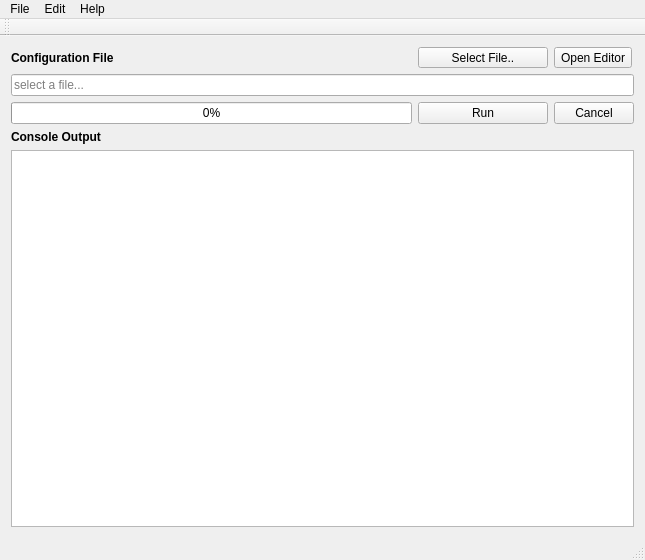
<?xml version="1.0" encoding="UTF-8"?>
<ui version="4.0">
 <class>RedactWindow</class>
 <widget class="QMainWindow" name="RedactWindow">
  <property name="geometry">
   <rect>
    <x>0</x>
    <y>0</y>
    <width>645</width>
    <height>560</height>
   </rect>
  </property>
  <property name="windowTitle">
   <string>Disk Image Redaction</string>
  </property>
  <widget class="QWidget" name="centralWidget">
   <layout class="QGridLayout" name="gridLayout">
    <item row="1" column="0" colspan="5">
     <widget class="QLineEdit" name="SelectConfigEdit">
      <property name="enabled">
       <bool>true</bool>
      </property>
      <property name="readOnly">
       <bool>true</bool>
      </property>
      <property name="placeholderText">
       <string>select a file...</string>
      </property>
     </widget>
    </item>
    <item row="0" column="3">
     <widget class="QToolButton" name="SelectConfigTool">
      <property name="sizePolicy">
       <sizepolicy hsizetype="Preferred" vsizetype="Preferred">
        <horstretch>0</horstretch>
        <verstretch>0</verstretch>
       </sizepolicy>
      </property>
      <property name="text">
       <string>Select File..</string>
      </property>
     </widget>
    </item>
    <item row="3" column="0">
     <widget class="QLabel" name="ProgressLabel">
      <property name="font">
       <font>
        <weight>75</weight>
        <bold>true</bold>
       </font>
      </property>
      <property name="text">
       <string>Console Output</string>
      </property>
     </widget>
    </item>
    <item row="0" column="4">
     <widget class="QToolButton" name="OpenConfigEditorButton">
      <property name="text">
       <string>Open Editor</string>
      </property>
     </widget>
    </item>
    <item row="0" column="0">
     <widget class="QLabel" name="SelectConfigLabel">
      <property name="font">
       <font>
        <weight>75</weight>
        <italic>false</italic>
        <bold>true</bold>
       </font>
      </property>
      <property name="text">
       <string>Configuration File</string>
      </property>
     </widget>
    </item>
    <item row="4" column="0" colspan="5">
     <widget class="QTextEdit" name="textEdit">
      <property name="readOnly">
       <bool>true</bool>
      </property>
     </widget>
    </item>
    <item row="2" column="4">
     <widget class="QPushButton" name="CancelButton">
      <property name="text">
       <string>Cancel</string>
      </property>
     </widget>
    </item>
    <item row="2" column="3">
     <widget class="QPushButton" name="RunButton">
      <property name="text">
       <string>Run</string>
      </property>
     </widget>
    </item>
    <item row="2" column="0" colspan="3">
     <widget class="QProgressBar" name="RedactionProgress">
      <property name="sizePolicy">
       <sizepolicy hsizetype="Preferred" vsizetype="Fixed">
        <horstretch>0</horstretch>
        <verstretch>0</verstretch>
       </sizepolicy>
      </property>
      <property name="maximum">
       <number>100</number>
      </property>
      <property name="value">
       <number>0</number>
      </property>
      <property name="textVisible">
       <bool>true</bool>
      </property>
     </widget>
    </item>
   </layout>
  </widget>
  <widget class="QMenuBar" name="menuBar">
   <property name="geometry">
    <rect>
     <x>0</x>
     <y>0</y>
     <width>645</width>
     <height>28</height>
    </rect>
   </property>
   <widget class="QMenu" name="menuFile">
    <property name="title">
     <string>File</string>
    </property>
    <addaction name="actionExit"/>
   </widget>
   <widget class="QMenu" name="menuEdit">
    <property name="title">
     <string>Edit</string>
    </property>
    <addaction name="actionCopy"/>
    <addaction name="actionCut"/>
    <addaction name="actionPaste"/>
   </widget>
   <widget class="QMenu" name="menuHelp">
    <property name="title">
     <string>Help</string>
    </property>
    <addaction name="actionAbout_bca_redtools"/>
   </widget>
   <addaction name="menuFile"/>
   <addaction name="menuEdit"/>
   <addaction name="menuHelp"/>
  </widget>
  <widget class="QToolBar" name="mainToolBar">
   <attribute name="toolBarArea">
    <enum>TopToolBarArea</enum>
   </attribute>
   <attribute name="toolBarBreak">
    <bool>false</bool>
   </attribute>
  </widget>
  <widget class="QStatusBar" name="statusBar"/>
  <action name="actionCopy">
   <property name="text">
    <string>Copy</string>
   </property>
  </action>
  <action name="actionPaste">
   <property name="text">
    <string>Paste</string>
   </property>
  </action>
  <action name="actionCut">
   <property name="text">
    <string>Cut</string>
   </property>
  </action>
  <action name="actionExit">
   <property name="text">
    <string>Exit</string>
   </property>
  </action>
  <action name="actionAbout_bca_redtools">
   <property name="text">
    <string>About bca-redtools</string>
   </property>
  </action>
 </widget>
 <layoutdefault spacing="6" margin="11"/>
 <resources/>
 <connections/>
</ui>
